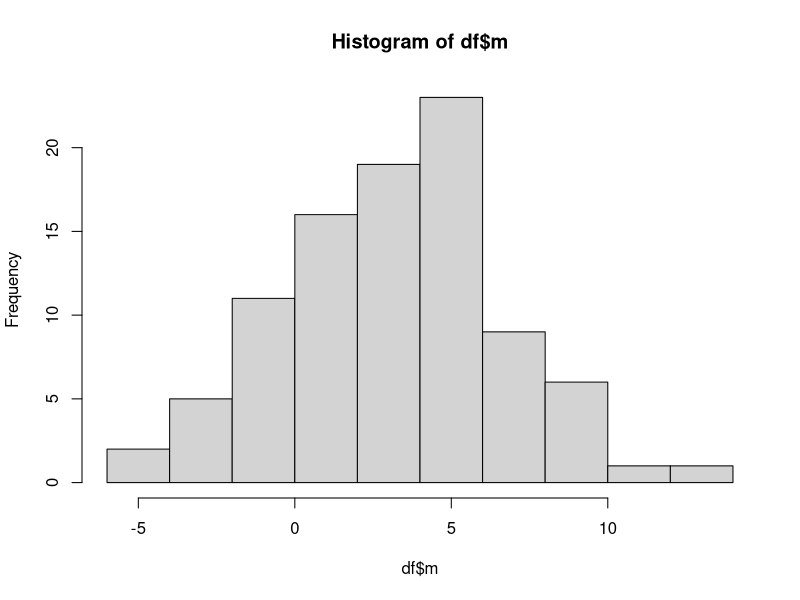
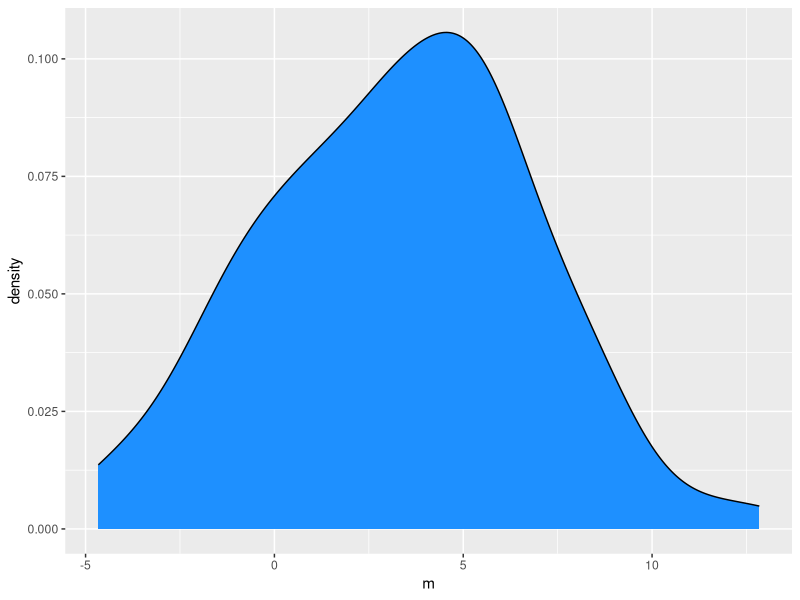
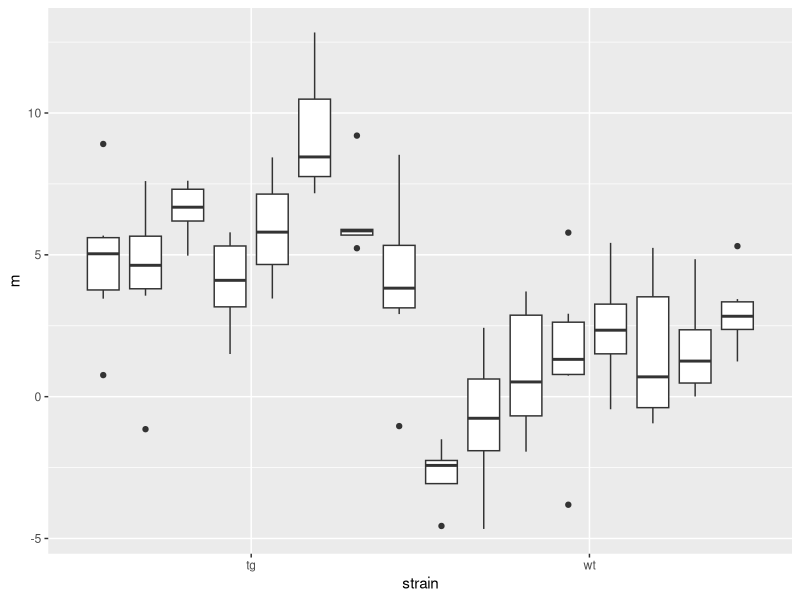
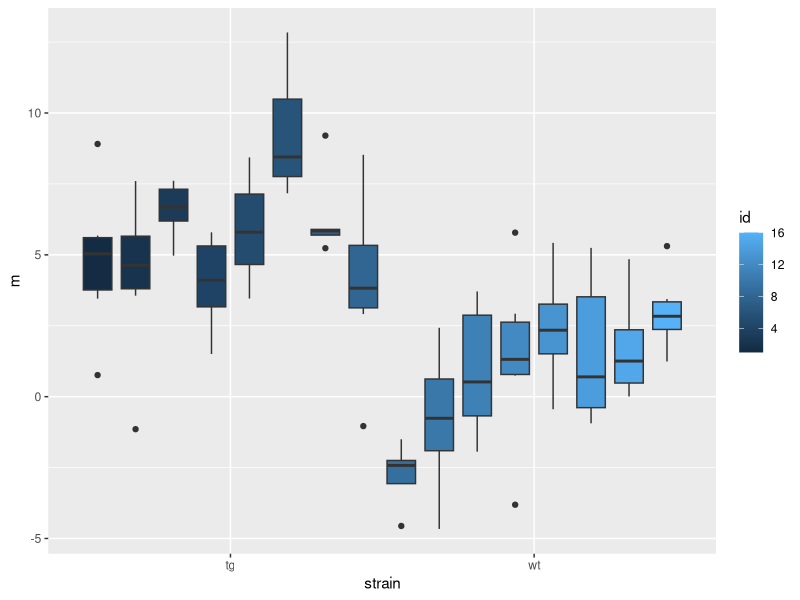
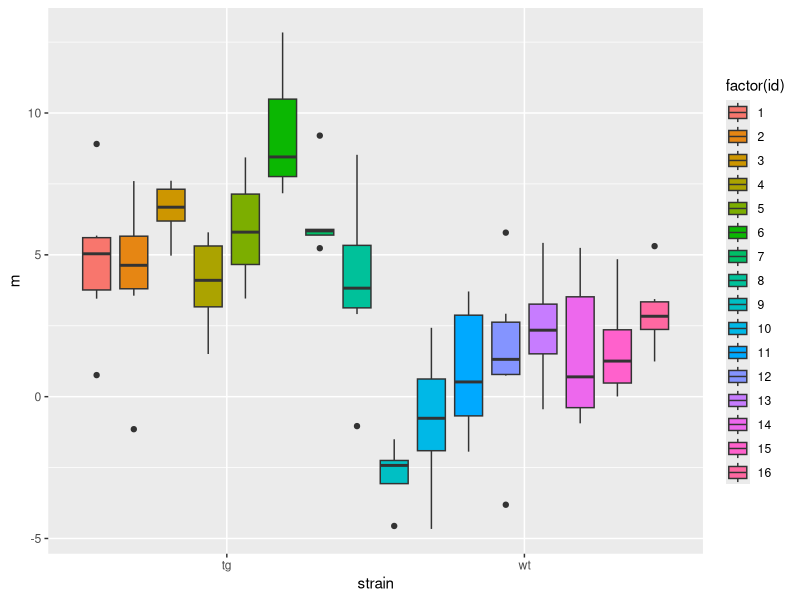
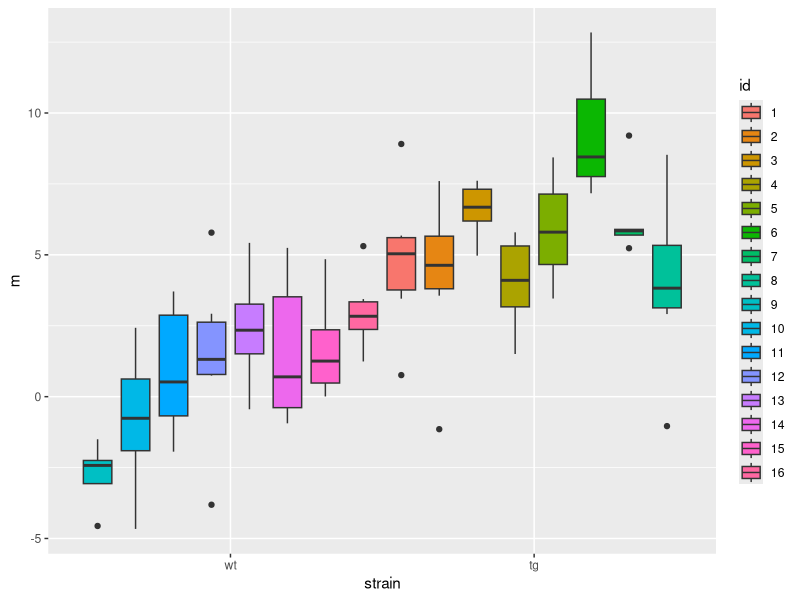
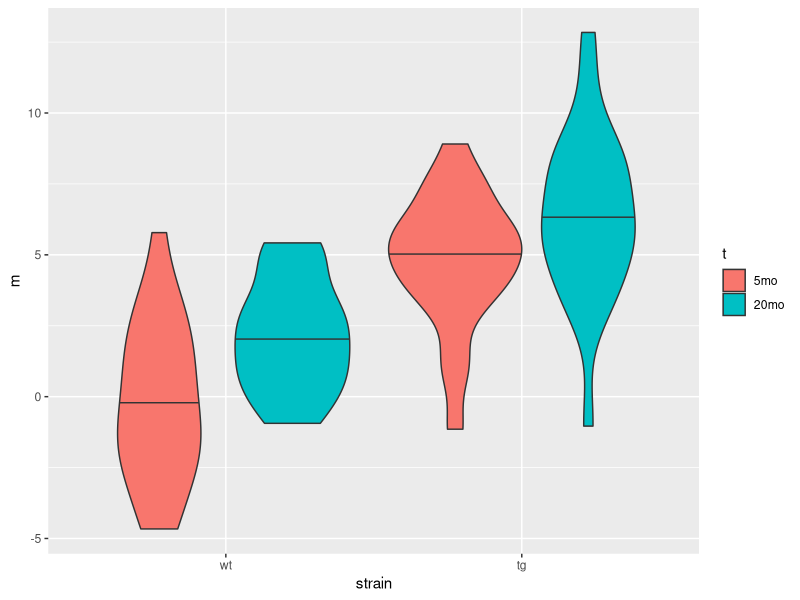
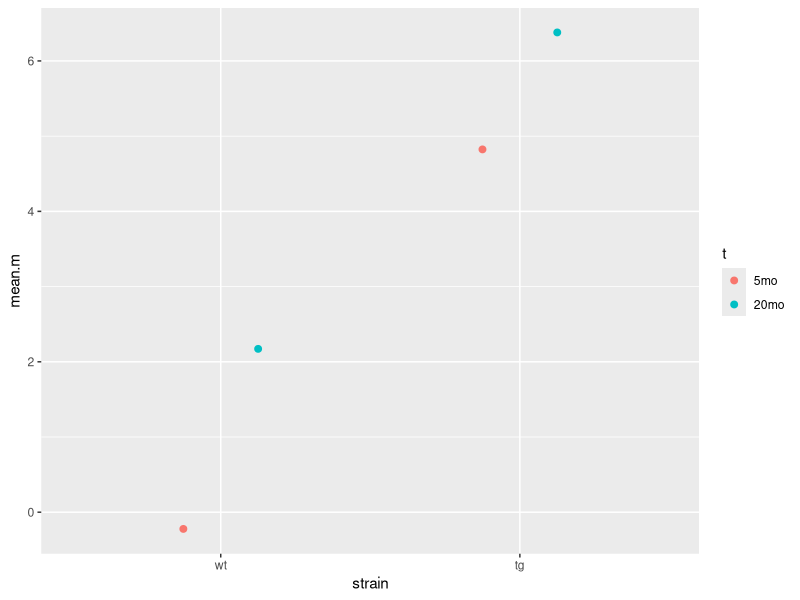

Source code (R) for these figures, in order:
## ---- chunk 1
knitr::opts_chunk$set(echo = TRUE, warning = T, message = T)
## ---- chunk 2
library(dplyr)
library(ggplot2)
## ---- chunk 3
df <- read.csv("midichlorians.csv")
df$t <- factor(df$t, labels = c("5mo", "20mo")) # make t a factor with sensible labels

## ---- chunk 4
head(df)

## ---- chunk 5
xtabs(~strain + t, df)
table(df$strain)
## ---- chunk 6
hist(df$m)
## ---- chunk 7
ggplot(df, aes(x = m)) +
  geom_density(fill = "dodgerblue")
## ---- chunk 8
p <- ggplot(data = df, aes(x = strain, y = m, group = id))
## ---- chunk 9
p + geom_boxplot(position = position_dodge(width = 1))

## ---- chunk 10
p + geom_boxplot(position = position_dodge(width = 1), aes(fill = id))

## ---- chunk 11
p + geom_boxplot(position = position_dodge(width = 1), aes(fill = factor(id)))

## ---- chunk 12
df$id <- factor(df$id)
df$strain <- factor(df$strain, levels = c("wt", "tg"))

ggplot(data = df, aes(x = strain, y = m, group = id, fill = id)) +
     geom_boxplot(position = position_dodge(width = 1))


## ---- chunk 13
ggplot(df, aes(x = strain, y = m, fill = t)) +
  geom_violin(draw_quantiles = c(0.5))

## ---- chunk 14
df0 <- group_by(df, strain, t) %>%
  summarise(mean.m = mean(m), se.m = sd(m)/sqrt(sum(!is.na(m))))
df0
## ---- chunk 15
p <- ggplot(df0, aes(x = strain, y = mean.m, colour = t)) +
  geom_point(size = 2, position = position_dodge(width = 0.5))
p

p <- p + geom_errorbar(aes(min = mean.m - se.m, max = mean.m + se.m),
                  position = position_dodge(width = 0.5), width = 0.25)
p
## ---- chunk 16
p + scale_colour_manual(values = c("dodgerblue4", "firebrick"), name = element_blank(), labels = c("5 months old", "20 months old")) +
  theme(panel.grid.major = element_blank(),
        panel.grid.minor = element_blank(),
        panel.background = element_blank(),
        axis.line = element_line(colour = "black")) +
  labs(y = "Midichlorians (z)", x = "Strain")


